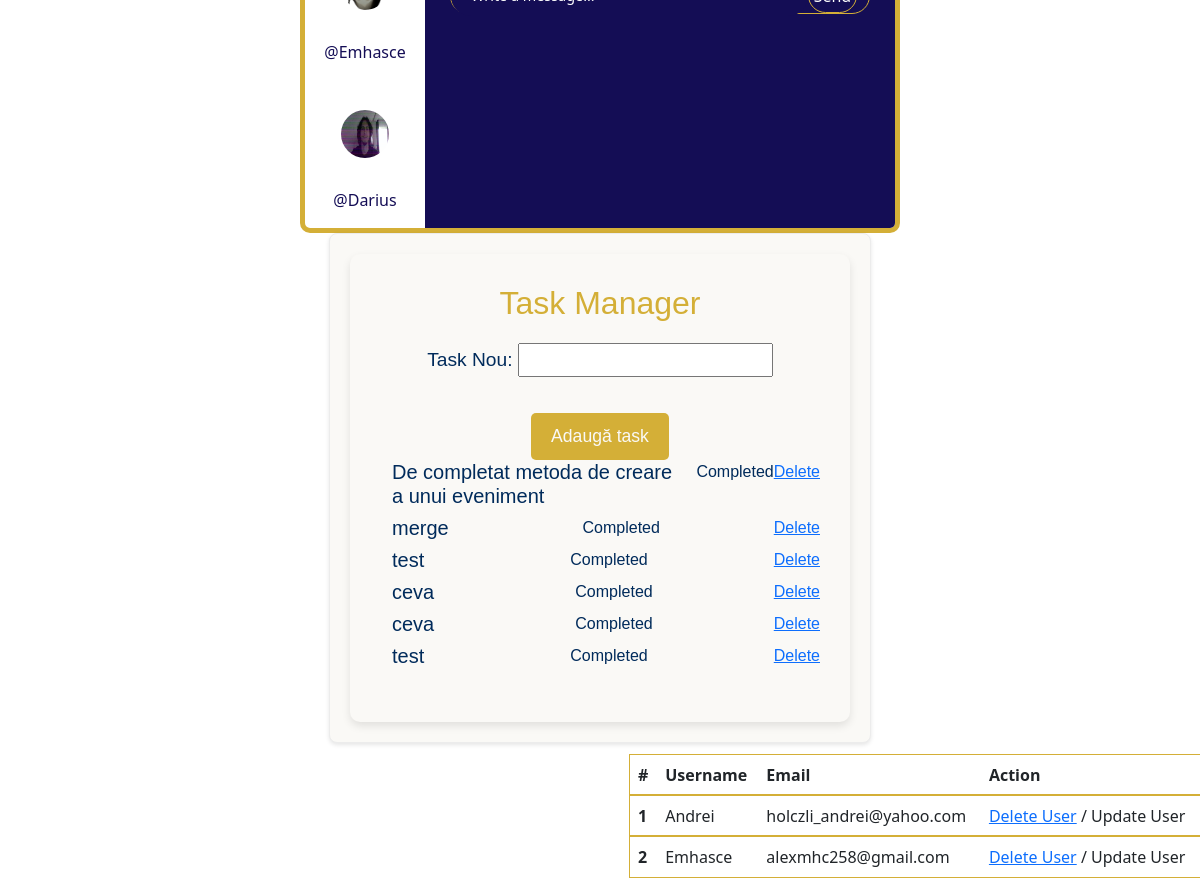
The app's page /admin-home (signed in, lower part), older data.
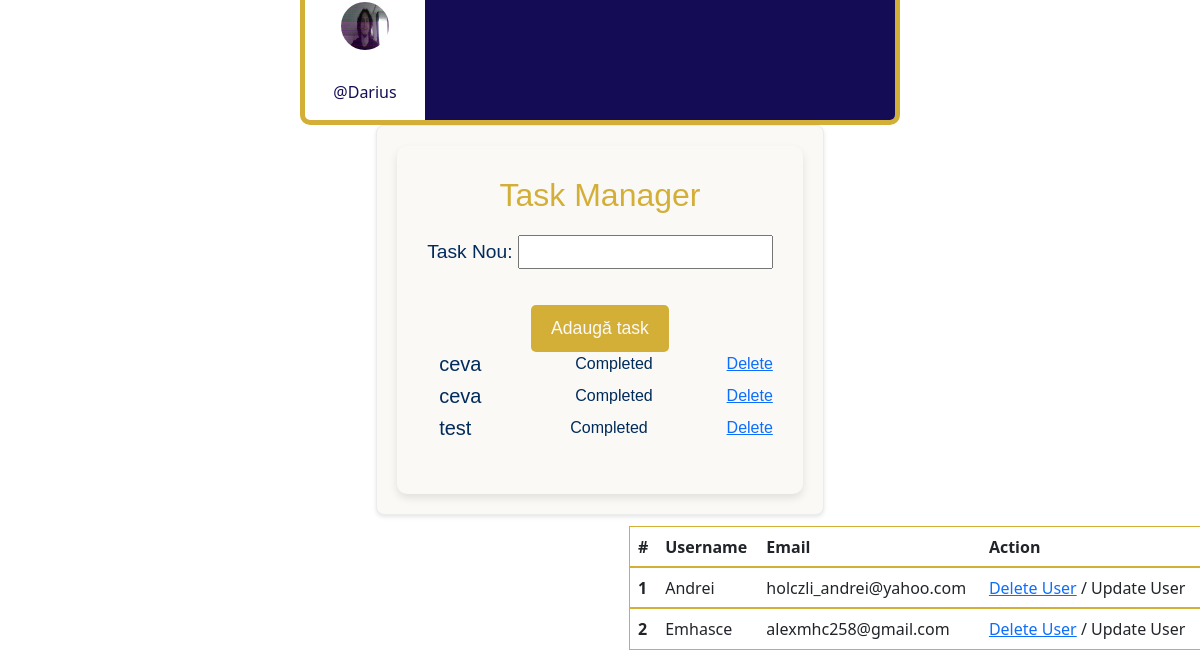
The same page, newer data.
### base/models.py (models this page shows, shortened)
class Profile(models.Model):
    user = models.OneToOneField(User, on_delete=models.CASCADE, null=True, blank=True)
    username = models.CharField(max_length=150, unique=True)
    password = models.CharField(max_length=128)
    email = models.EmailField()
    description = models.TextField(null=True, blank=True)
    photo = models.ImageField(upload_to='profile_photos/', null=True, blank=True)
    approved = models.BooleanField(default=False)

class Task(models.Model):
    user = models.ForeignKey(User, on_delete=models.CASCADE)
    title = models.CharField(max_length=255)
    completed = models.BooleanField(default=False)

### base/views.py (the view, shortened to what this page needs)
@login_required(login_url='login')
def homeAdmin(request):
    if not request.user.is_superuser:
        return HttpResponseForbidden("You do not have permission to access this page.")
    form1 = TaskForm()
    profiles = Profile.objects.all()
    messages = Message.objects.all()
    form = MessageForm()
    tasks = Task.objects.all()
    users = User.objects.all()
    context = {
        'users':users,
        'tasks':tasks,
        'form1':form1,
        'profiles': profiles,
        'messages': messages,
        'form': form,
    }
    return render(request, 'base/home-admin.html', context)

### base/forms.py
class TaskForm(forms.ModelForm):
    class Meta:
        model = Task
        fields = ['title']
        labels = {
            'title': 'Task Nou',
        }

class MessageForm(forms.ModelForm):
    class Meta:
        model = Message
        fields = ['body']
        widgets ={
            'body': forms.TextInput(attrs={'placeholder': 'Write a message...', 'class': 'message-input', 'maxlength': '300', 'autofocus': True })
        }

### base/context_processors.py (called while the page is built)
def media_url(request):
    return {
        'MEDIA_URL': settings.MEDIA_URL
    }

### base/templates/base/home-admin.html (shortened to what this page needs)
{% extends 'main.html' %}
{% block content %}
<div class="admin-dashboard">
    {% include 'base/chat.html' with profiles=profiles messages=messages %}
    <div class="task-manager-container equal-height">
        {% include 'base/task-manager.html' %}
    </div>
</div>
    <div class="data">
        <div id="myPlot" style="width:100%;max-width:700px"></div>
    <table class="table">
        <thead>
          <tr>
            <th scope="col">#</th>
            <th scope="col">Username</th>
            <th scope="col">Email</th>
            <th scope="col">Action</th>
          </tr>
        </thead>
        <tbody>
        {% for user in users %}
        {% if not user.is_superuser %}
        <tr>
            <th scope="row"> {{ user.id|add:"-1" }} </th>
            <td>{{ user.username }}</td>
            <td> {{ user.email }} </td>
            <td> <a href="{% url 'delete_user' user.username %}">Delete User</a> / Update User</td>
          </tr>
        {% endif %}
        {% endfor %}
        </tbody>
      </table>
    </div>
{% endblock content %}

### templates/main.html (shortened to what this page needs)
{% load static %}
<!DOCTYPE html>
<html lang="en">
<head>
    <link href="https://cdn.jsdelivr.net/npm/bootstrap@5.3.0-alpha3/dist/css/bootstrap.min.css" rel="stylesheet">
</head>
<body>
    {% block content %}
    {% endblock %}
</body>
</html>

### base/templates/base/chat.html (shortened to what this page needs)
<div class="chat-container">
    <div class="profiles_list">
        {% for profile in profiles %}
        <div class="profile-item">
            <img src="{{ profile.photo.url }}" style="height:4vw;width:4vw;border-radius: 50px;" alt="Profile Picture">
            <p>@{{ profile.username }}</p>
        </div>
        {% endfor %}
    </div>
    <div class="chat-area" id=chat-area>
        <div class="message-area">
            <form method="post"
            hx-post="{% url 'home-admin' %}"
            hx-target="#messages"
            hx-swap="beforeend"
            _="on htmx:afterRequest reset() me">
                {{ form.body }}
                <input class="submit" value="Send" type="submit" name="Submit" id="">
            </form>
        </div>
    </div>
</div>

### base/templates/base/task-manager.html (shortened to what this page needs)
<div class="task_manager">
    <h3>Task Manager</h3>
    <form method="POST">
        {{ form1.as_p }}
        <button type="submit">Adaugă task</button>
    </form>
    <ul style="list-style-type: none;">
        {% for task in tasks %}
        {% if task.user == request.user %}
            <li>
                <h5>{{ task.title }}</h5>
                {% if not task.completed %}
                    <a href="{% url 'complete_task' task.id %}">Mark as Completed</a>
                {% else %}
                    <span>Completed</span>
                {% endif %}
                <a href="{% url 'delete_task' task.id %}" onclick="return confirm('Are you sure you want to delete this task?');">Delete</a>            </li>
        {% endif %}
        {% endfor %}
    </ul>
</div>

### base/templates/base/chat.html (style rules this page uses)
.chat-container { height: 90vh; margin: auto; border-radius: 10px; border: 5px solid #D4AF37; margin-top: 1%; width: 50%; max-width: 1200px; height: 90vh; display: grid; grid-template-columns: 0.5fr 3fr; box-sizing: border-box; }
.chat-area { background: #140d55; padding: 10px; color: #fff; display: flex; height: 100%; overflow: auto; width: 100%; border-top-right-radius: 5px; border-bottom-right-radius: 5px; box-sizing: border-box; flex-grow: 1; }
.message-area { flex-direction: column; display: flex; max-height: 100%; width: 100%; }
.profiles_list { padding-top: 10px; display: flex; flex-direction: column; gap: 10px; width: 10vw; align-items: flex-start; transition: background-color 0.3s ease; color: #140d55; box-sizing: border-box; }
.profile-item { display: flex; flex-direction: column; align-items: center; gap: 10px; width: 100%; position: relative; }
.profile-item img { margin: 20px; }

### base/templates/base/task-manager.html (style rules this page uses)
.task_manager { font-family: 'Franklin Gothic Medium', 'Arial Narrow', Arial, sans-serif; background-color: #FAF9F6; padding: 30px; border-radius: 10px; box-shadow: 0 4px 8px rgba(0, 0, 0, 0.1); color: #002B5B; max-width: 500px; margin: 0 auto; text-align: center; }
.task_manager h3 { color: #D4AF37; font-size: 2em; margin-bottom: 20px; }
.task_manager p { font-size: 1.2em; color: #002B5B; }
.task_manager button { background-color: #D4AF37; color: #FAF9F6; font-size: 1.1em; padding: 10px 20px; border: none; border-radius: 5px; cursor: pointer; margin-top: 20px; transition: background-color 0.3s ease; }
.task_manager form { width:auto; }
.task_manager li { display:flex; flex-direction: row; justify-content: flex-start; margin-left:0; }
.task_manager span,a { margin-left:auto; }
.task_manager h5 { text-align: left; margin-left:-20px; margin-right:20px; }

### base/templates/base/home-admin.html (style rules this page uses)
.data { display: flex; flex-direction: row; margin: auto; margin-top:1vw; }
.equal-height { display: flex; flex-direction: column; justify-content: space-between; height: 100%; background-color: #FAF9F6; padding: 15px; border: 1px solid #ECECEC; border-radius: 8px; box-shadow: 0 2px 4px rgba(0, 0, 0, 0.1); }
.task-manager-container { margin:auto; width:auto; grid-column: 1 / 2; background-color: #FAF9F6; border: 1px solid #ECECEC; border-radius: 8px; padding: 20px; }
.admin-dashboard { display:flex; flex-direction: column; }
#myPlot { margin-right:5vw; }
table { width:200px; border-radius:10px; margin-right:auto; }
table tr { border:none; outline:1px solid #D4AF37; border:1 px solid #D4AF37; }
th,tr { height:10px; }

Row changes from the older to the newer data that the page shows:
no longer on this page (row unchanged): Profile: photo (picture), username "Emhasce"
removed Task: title "De completat metoda de creare a unui eveniment", completed "Completed"
removed Task: title "merge", completed "Completed"
removed Task: title "test", completed "Completed"
Text that changed along with them:
form field Submit: "Send" → (not shown)
